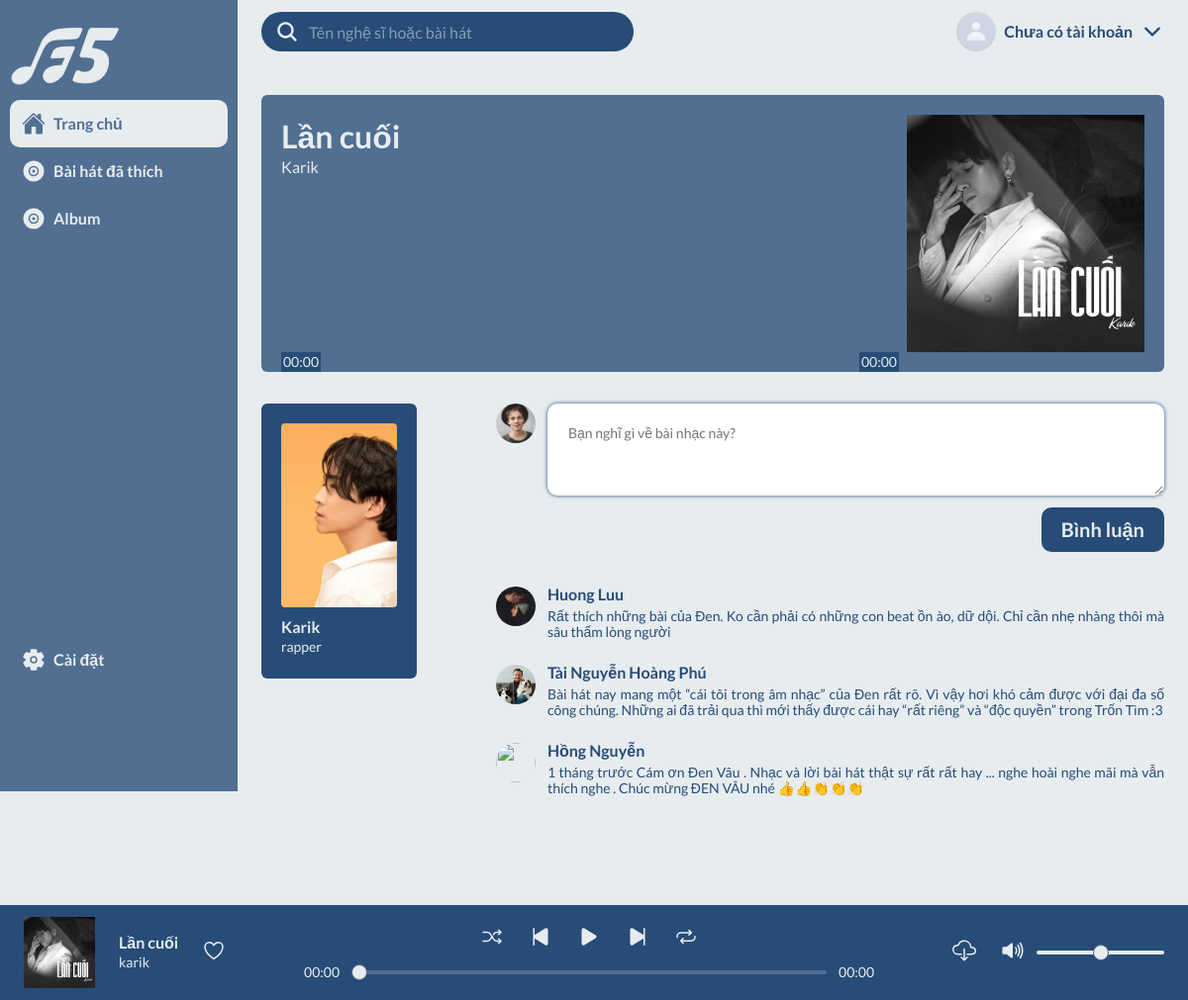
The page /songpage.php?audio_id=28 on the database its author committed.
### tables this page shows
CREATE TABLE `songs` (
  `audio_id` int(11) NOT NULL,
  `user_id` int(11) NOT NULL,
  `title` varchar(255) NOT NULL,
  `category` varchar(255) NOT NULL,
  `thumbnail` varchar(255) NOT NULL,
  `audio_location` varchar(255) NOT NULL,
  `view` int(11) NOT NULL DEFAULT 0
);

CREATE TABLE `users` (
  `id` int(30) NOT NULL,
  `stagename` varchar(255) NOT NULL,
  `username` varchar(50) NOT NULL,
  `password` text NOT NULL,
  `type` int(1) NOT NULL DEFAULT 2,
  `date_created` datetime NOT NULL DEFAULT current_timestamp(),
  `image` varchar(100) DEFAULT NULL,
  `occupation` varchar(255) NOT NULL
);

### songpage.php (the view, shortened to what this page needs)
<?php
$pdo = pdo_connect_mysql();
if (isset($_GET['audio_id'])){
    $stmt = $pdo->prepare('SELECT *,stagename,image FROM songs LEFT JOIN users on songs.user_id=users.id WHERE audio_id = ?');
    $stmt->execute([ $_GET['audio_id'] ]);
    $song1 = $stmt->fetch(PDO::FETCH_ASSOC);
    $query = "SELECT * FROM likes WHERE user_id = :user_id AND audio_id = :audio_id";
    $statement = $pdo->prepare($query);
    $statement->execute(
        array(
                'user_id' => $_SESSION['currUser'],
                'audio_id' => $_GET['audio_id']
            )
            );
    $count = $statement->rowCount();
}
?>
<!DOCTYPE html>
<html lang="en">
    <head>
        <link rel="stylesheet" href="./css/base.css" />
        <link rel="stylesheet" href="./css/app.css" />
    </head>
    <body>
        <div class="grid">
            <div class="sidebar">
                <img src="./assets/Logo F5.svg" alt="" class="logo" />
                <nav class="nav">
                    <ul class="nav-top">
                        <li class="nav-item">
                            <a href="index.php" class="nav-link selected">
                                <ion-icon name="home"></ion-icon>Trang chủ
                            </a>
                        </li>
                        <li class="nav-item">
                            <a href="listloves.php" class="nav-link">
                                <ion-icon name="disc"></ion-icon>Bài hát đã
                                thích
                            </a>
                        </li>
                        <li class="nav-item">
                            <a href="album.php" class="nav-link">
                                <ion-icon name="disc"></ion-icon>Album
                            </a>
                        </li>
                    </ul>
                    <ul class="nav-bottom">
                        <li class="nav-item">
                            <a href="" class="nav-link">
                                <ion-icon name="settings"></ion-icon>Cài đặt
                            </a>
                        </li>
                    </ul>
                </nav>
            </div>
<header class="header">
                <form action="search.php" method="post" class="search-engine">
                    <ion-icon name="search"></ion-icon>
                    <input
                        type="text" name="search1" id="search"
                        class="search-input"
                        placeholder="Tên nghệ sĩ hoặc bài hát" autocomplete="off" required
                    />
                </form>
                <?php if(isset($_SESSION['currUser'])){?>
                <div class="user">
                    <img
                        src="<?='./assets/avatar/'.$_SESSION['path']?>"
                        alt="Avatar"
                        class="user-avatar"
                    />
                    <span class="user-name"><?=$_SESSION['name']?></span>
                    <ion-icon name="chevron-down-outline"></ion-icon>
                    <ul class="nav sub-menu">
                        <li class="nav-item">
                            <a href="view_user.php" class="nav-link">
                                <ion-icon name="person"></ion-icon>Trang cá nhân
                            </a>
                        </li>
                        <li class="nav-item">
                            <a href="logout.php" class="nav-link">
                                <ion-icon name="log-out-outline"></ion-icon>Đăng
                                xuất
                            </a>
                        </li>
                    </ul>
                </div>
                <?php }else{?>
                <div class="user">
                    <img
                        src="./assets/img/iconTrang.jpg"
                        alt="Avatar"
                        class="user-avatar"
                    />
                    <span class="user-name">Chưa có tài khoản</span>
                    <ion-icon name="chevron-down-outline"></ion-icon>
                </div>
                <?php }?>
            </header>
            <main class="main">
                <section class="cover">
                    <div class="cover-content">
                        <div>
                            <h3 class="cover-title"><?=$song1['title']?></h3>
                            <span class="cover-desc"><?=$song1['stagename']?></span>
                        </div>
                        <div class="timer">
                            <div class="current">1:02</div>
                            <div class="duration">4:08</div>
                        </div>
                    </div>
                    <img
                        src="<?=($_SESSION["links_pictures"].$song1['thumbnail'])?>"
                        alt=""
                        class="cover-thumb"
                    />
                </section>
                <section class="interaction">
                    <a href="./index copy.html" class="card">
                        <img
                            src="<?=($_SESSION["avatar"].$song1['image'])?>"
                            alt=""
                            class="card-img"
                        />
                        <div class="card-content">
                            <h4 class="card-title"><?=($song1['stagename'])?></h4>
                            <span class="card-desc"><?=($song1['occupation'])?></span>
                        </div>
                    </a>
                    <section class="comment-box">
                        <form class="comment-top">
                            <div>
                                <img
                                    src="./assets/img/ian-dooley-d1UPkiFd04A-unsplash.jpg"
                                    alt="Avatar"
                                    class="user-avatar"
                                />
                                <textarea
                                    name="comment"
                                    id="comment-input"
                                    cols="30"
                                    rows="3"
                                    class="form-input"
                                    placeholder="Bạn nghĩ gì về bài nhạc này? "
                                ></textarea>
                            </div>
                            <button type="submit" class="primary-btn comment-btn">
                                Bình luận
                            </button>
                        </form>
                        <ul class="comment-bottom">
                            <li class="comment">
                                <img
                                    src="./assets/img/andriyko-podilnyk-3p6RZXty-7c-unsplash.jpg"
                                    alt=""
                                    class="user-avatar"
                                />
                                <div class="comment__desc">
                                    <span class="comment__name user-name">
                                        Huong Luu
                                    </span>
                                    <p class="comment__content">
                                        Rất thích những bài của Đen. Ko cần phải có
                                        những con beat ồn ào, dữ dội. Chỉ cần nhẹ
                                        nhàng thôi mà sâu thấm lòng người
                                    </p>
                                </div>
                            </li>
                            <li class="comment">
                                <img
                                    src="./assets/img/evan-wise-1wYswsLHXII-unsplash.jpg"
                                    alt=""
                                    class="user-avatar"
                                />
                                <div class="comment__desc">
                                    <span class="comment__name user-name">
                                        Tài Nguyễn Hoàng Phú
                                    </span>
                                    <p class="comment__content">
                                        Bài hát nay mang một “cái tôi trong âm nhạc”
                                        của Đen rất rõ. Vì vậy hơi khó cảm được với
                                        đại đa số công chúng. Những ai đã trải qua
                                        thì mới thấy được cái hay “rất riêng” và
                                        “độc quyền” trong Trốn Tìm :3
                                    </p>
                                </div>
                            </li>
                            <li class="comment">
                                <img
                                    src="./assets/img/drew-colins-LIEQsu5JuoM-unsplash.jpg"
                                    alt=""
                                    class="user-avatar"
                                />
                                <div class="comment__desc">
                                    <span class="comment__name user-name">
                                        Hồng Nguyễn
                                    </span>
                                    <p class="comment__content">
                                        1 tháng trước Cám ơn Đen Vâu . Nhạc và lời
                                        bài hát thật sự rất rất hay ... nghe hoài
                                        nghe mãi mà vẫn thích nghe . Chúc mừng ĐEN
                                        VÂU nhé 👍👍👏👏👏
                                    </p>
                                </div>
                            </li>
                        </ul>
                    </section>
                </section>
            </main>
            <div class="music-player">
                <div class="song">
                    <img
                        src="<?=($_SESSION["links_pictures"].$song1['thumbnail'])?>"
                        alt=""
                        class="song__thumb"
                    />
                    <div class="song__desc">
                        <h4 class="song__title"><?=$song1['title']?></h4>
                        <p class="song__artist"><?=$song1['username']?></p>
                    </div>
                    <div class="heart" title="<?=$_GET['audio_id']?>">
                    <?php if($count>0){ ?>
                        <ion-icon name="heart"></ion-icon>
                    <?php }else{ ?>
                        <ion-icon name="heart-outline"></ion-icon>
                    <?php } ?>
                    </div>
                </div>
                <div class="player">
                    <div class="controls">
                        <ion-icon class="shuffle" name="shuffle"></ion-icon>
                        <ion-icon
                            class="play-skip-back"
                            name="play-skip-back"
                        ></ion-icon>
                        <div class="play">
                            <ion-icon class="play-icon" name="play"></ion-icon>
                        </div>
                        <ion-icon
                            class="play-skip-forward"
                            name="play-skip-forward"
                        ></ion-icon>
                        <ion-icon class="repeat" name="repeat"></ion-icon>
                    </div>
                    <div class="timer">
                        <div class="current">1:02</div>
                        <input type="range" name="track" id="track" class="range"/>
                        <div class="duration">4:08</div>
                    </div>
                </div>
                <div class="action">
                    <a href="<?=($_SESSION["links_songs"].$song1['audio_location'])?>" download>
                        <ion-icon
                            class="cloud-download-outline"
                            name="cloud-download-outline"
                        ></ion-icon>
                    </a>
                    <div class="volume">
                        <div class="volume-icon">
                            <ion-icon
                                class="volume-high"
                                name="volume-high"
                            ></ion-icon>
                        </div>
                        <input
                            type="range"
                            name="volume"
                            id="volume"
                            class="range"
                            min="0"
                            max="1"
                            step="0.01"
                        />
                    </div>
                </div>
            </div>
        </div>
    </body>
</html>

### css/base.css (style rules this page uses)
:root { --primary-color: #274c77; --secondary-color: #e7ecef; --half-secondary-color: #516f91; --brigde: 8px; }
*, *:after, *:before { box-sizing: inherit; margin: 0; padding: 0; }
html { font-size: 62.5%; line-height: 1.6rem; font-family: "Lato", sans-serif; box-sizing: border-box; }
body { height: 100vh; background-color: var(--secondary-color); }
ion-icon { font-size: 2.4rem; cursor: pointer; }
a { color: unset; text-decoration: none; transition: all 0.25s ease; }
input, button, textarea { font-family: "Lato", sans-serif; }
li { list-style: none; }
.logo { width: 50%; }
.primary-btn { display: block; color: var(--secondary-color); background-color: var(--primary-color); min-width: 50px; font-weight: 700; font-size: 2rem; padding: 1rem 2rem; border-radius: 1rem; border: 0; outline: none; margin: 0 auto; margin-bottom: 10px; cursor: pointer; }
.form-input { width: 100%; display: inline-block; padding: 2rem; border-radius: 1rem; font-size: 1.4rem; border: 1px solid transparent; outline: none; transition: border 0.25s linear; }
.grid { display: grid; min-height: 100vh; grid-template-columns: minmax(12rem, 24rem) repeat(11, 1fr); grid-template-rows: repeat(12, 1fr); }
.sidebar { grid-row-start: 1; grid-row-end: 13; }
.header { grid-area: 1/2/2/13; }
.main { grid-area: 2/2/11/13; }
.music-player { grid-area: 10/1/12/13; }
.user:after { content: ""; position: absolute; top: 100%; right: 0; left: 0; height: var(--brigde); }

### rows shown on the page
songs: title "Lần cuối", user.stagename "Karik", thumbnail (picture), user.image (picture), user.occupation "rapper", user.username "karik"
